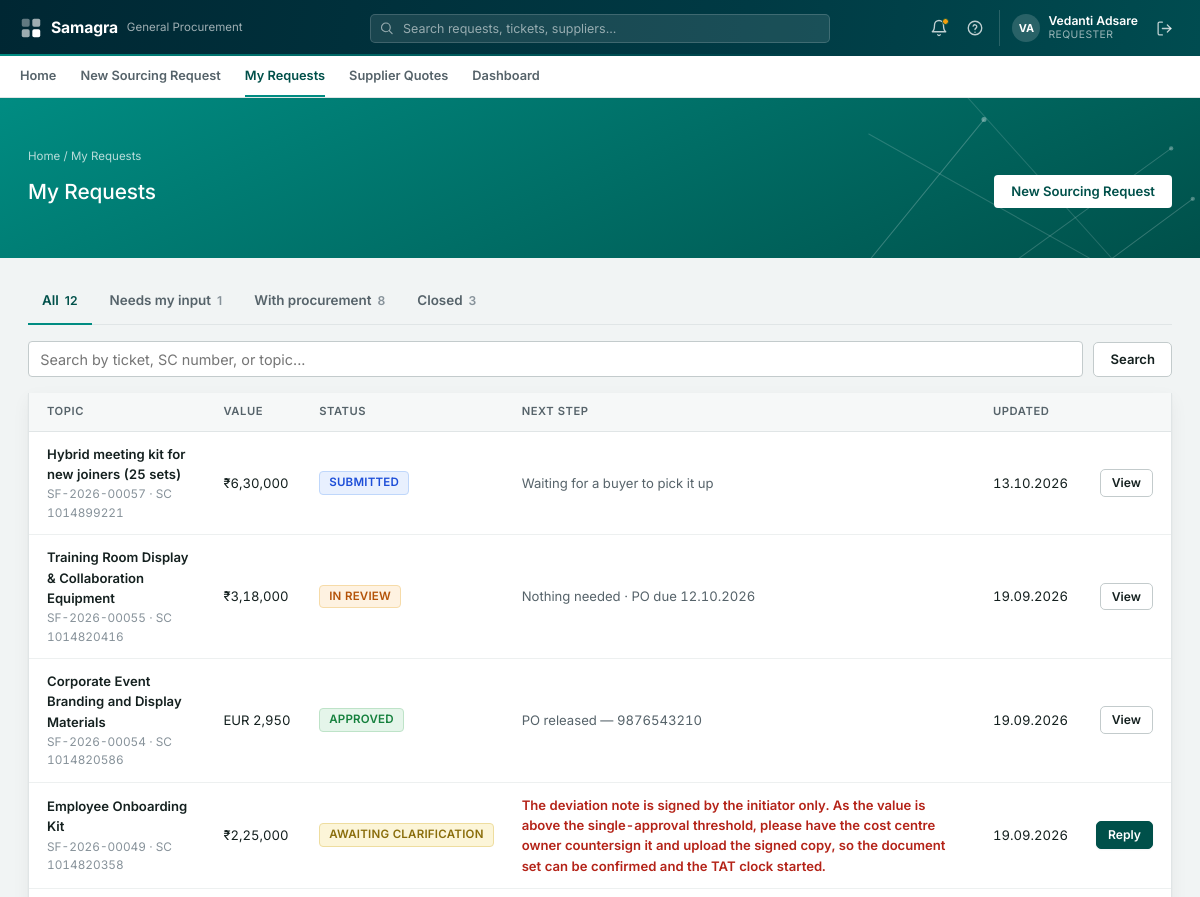
Page /requests (signed in, upper part) on the earlier database version.
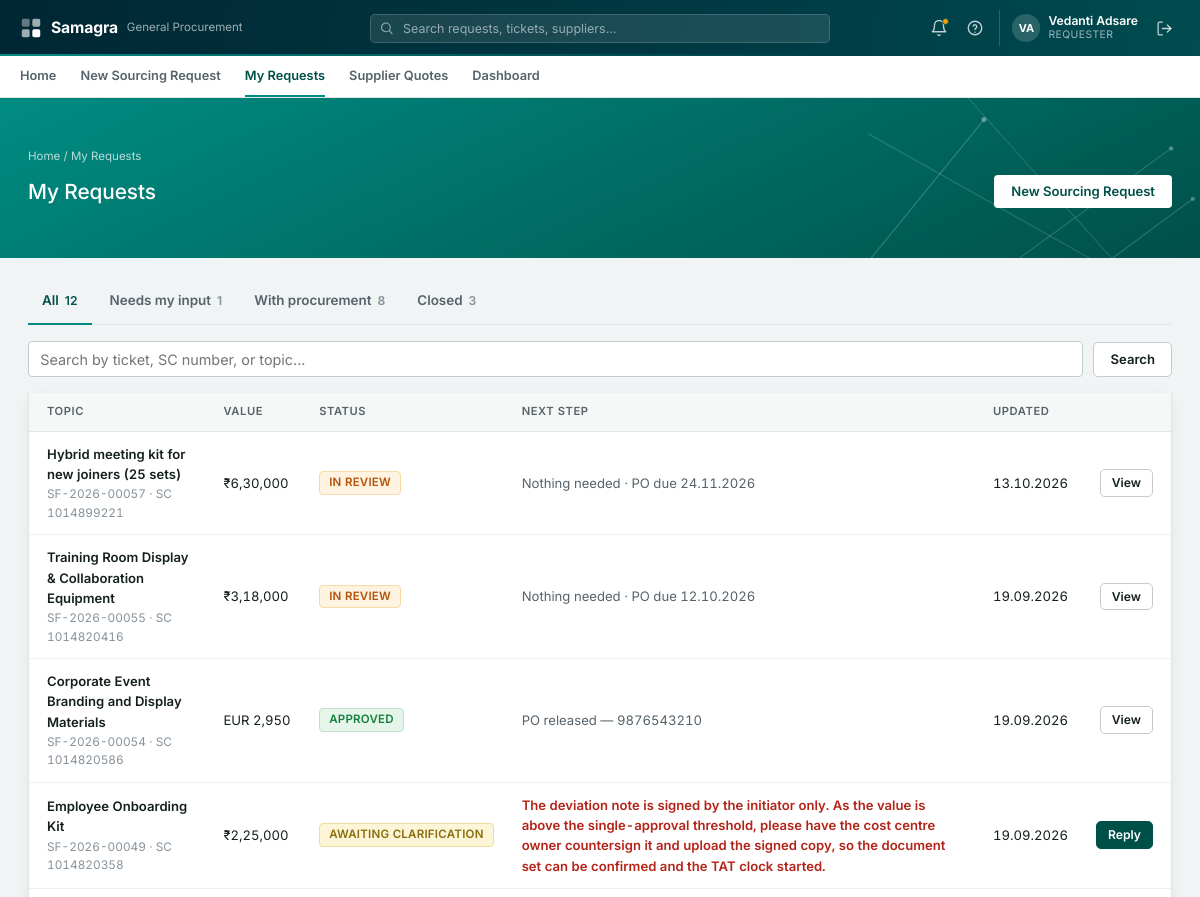
Same page on the later database version.
### tables this page shows
CREATE TABLE cases (
    id                          INTEGER PRIMARY KEY AUTOINCREMENT,
    ticket_no                   TEXT UNIQUE,
    sc_number                   TEXT NOT NULL UNIQUE,
    topic_title                 TEXT NOT NULL,
    description                 TEXT,
    requestor_name              TEXT NOT NULL,
    requestor_email             TEXT NOT NULL,
    requestor_contact           TEXT,
    is_on_behalf                INTEGER DEFAULT 0,
    submitted_by_name           TEXT,
    submitted_by_email          TEXT,
    requesting_dept             TEXT NOT NULL,
    requisitioning_bu           TEXT,
    expense_commodity           TEXT,
    delivery_location           TEXT,
    topic_value_inr             REAL NOT NULL,
    currency                    TEXT,
    tax_basis                   TEXT,
    fc_valid_till               DATE,
    date_required_by            DATE,
    submitted_at                TIMESTAMP NOT NULL,
    status                      TEXT NOT NULL,
    assigned_buyer              TEXT,
    final_corrected_docs_date   DATE,
    defined_tat                 INTEGER,
    expected_po_closure         DATE,
    case_folder                 TEXT NOT NULL,
    parse_status                TEXT,
    remarks_for_user            TEXT,
    remarks_for_buyer           TEXT,
    in_scope                    INTEGER DEFAULT 1
, cost_center TEXT, employee_code TEXT, user_id TEXT, sourcing_type TEXT DEFAULT 'Product', fx_rate REAL DEFAULT 1.0, topic_value_foreign REAL, delivery_from_date DATE, delivery_to_date DATE, mrm_conducted TEXT, mrm_reason TEXT, po_number TEXT, delivery_building TEXT, mrm_relevant TEXT, offer_analysis TEXT, offer_analysis_at TIMESTAMP, source TEXT DEFAULT 'portal', external_case_id TEXT, category TEXT, est_value REAL, est_currency TEXT, rfq_deadline DATE, external_status TEXT, sourcing_basis TEXT DEFAULT 'One-time sourcing', value_eur REAL, offer_comparison TEXT, brief TEXT, brief_at TIMESTAMP, brief_key TEXT, market_benchmark TEXT, market_benchmark_at TIMESTAMP, infosec_answers TEXT, infosec_required INTEGER);

CREATE TABLE audit_trail (
    id            INTEGER PRIMARY KEY AUTOINCREMENT,
    case_id       INTEGER NOT NULL REFERENCES cases(id),
    actor         TEXT NOT NULL,
    action        TEXT NOT NULL,
    detail        TEXT,
    created_at    TIMESTAMP NOT NULL
, visibility TEXT DEFAULT 'internal');

### routers/requester_routes.py (the view)
@router.get("/requests", response_class=HTMLResponse)
async def my_requests_list(request: Request, user=Depends(require_requester), q: str = ""):
    cases = db.list_cases({"requestor_email": user["email"]})
    if q.strip():
        needle = q.strip().lower()
        cases = [
            c for c in cases
            if needle in (c["ticket_no"] or "").lower()
            or needle in (c["sc_number"] or "").lower()
            or needle in (c["topic_title"] or "").lower()
        ]
    closed = db.closed_dates()
    counts = {"needs-input": 0, "with-procurement": 0, "completed": 0}
    for c in cases:
        clock = clock_for(c, closed.get(c["id"]))
        c["days_text"] = clock["text"]
        c["clock_sub"] = clock["sub"]
        c["clock_tone"] = clock["tone"]
        c["category"] = _list_category(c["status"])
        c["next_step"] = _next_step_text(c)
        audit = db.list_audit(c["id"])
        c["updated_at"] = audit[-1]["created_at"] if audit else c["submitted_at"]
        counts[c["category"]] += 1
    return templates.TemplateResponse(
        request,
        "requester/my_requests_list.html",
        {
            "user": user,
            "nav_page": "my_requests",
            "cases": cases,
            "q": q,
            "counts": counts,
        },
    )

### templates/requester/my_requests_list.html (shortened to what this page needs)
{% extends "base.html" %}
{% block hero %}
<div class="sf-hero-band">
    <div class="sf-hero-inner">
        <div class="sf-hero-breadcrumb">Home / My Requests</div>
        <div class="sf-hero-row">
            <div class="sf-hero-title-group">
                <h1 class="sf-hero-title">My Requests</h1>
            </div>
            <div class="sf-hero-actions">
                <a href="/requests/new" class="sf-hero-btn sf-hero-btn--solid">New Sourcing Request</a>
            </div>
        </div>
    </div>
</div>
{% endblock %}
{% block content %}
<div class="sf-list-tabs" data-list-tabs>
    <a href="#" class="sf-list-tabs__item active" data-tab-filter="all">All <span class="sf-list-tabs__count">{{ cases | length }}</span></a>
    <a href="#" class="sf-list-tabs__item" data-tab-filter="needs-input">Needs my input <span class="sf-list-tabs__count">{{ counts["needs-input"] }}</span></a>
    <a href="#" class="sf-list-tabs__item" data-tab-filter="with-procurement">With procurement <span class="sf-list-tabs__count">{{ counts["with-procurement"] }}</span></a>
    <a href="#" class="sf-list-tabs__item" data-tab-filter="completed">Closed <span class="sf-list-tabs__count">{{ counts["completed"] }}</span></a>
</div>
<form method="get" action="/requests" class="sf-filters" style="margin:16px 0;">
    <div class="sf-field sf-field--search" style="margin-bottom:0;">
        <input type="text" name="q" value="{{ q }}" placeholder="Search by ticket, SC number, or topic...">
    </div>
    <button type="submit" class="sf-btn sf-btn--secondary">Search</button>
</form>
{% if not cases %}
<div class="sf-card">
    <p class="sf-muted" style="margin:0;">
        {% if q %}No requests match "{{ q }}".{% else %}No requests found yet. Submit one from <strong>New Sourcing Request</strong>.{% endif %}
    </p>
</div>
{% else %}
<div class="sf-list-table-wrap">
<table class="sf-table">
    <thead>
        <tr><th>Topic</th><th>Value</th><th>Status</th><th>Next step</th><th>Updated</th><th></th></tr>
    </thead>
    <tbody>
    {% for c in cases %}
    <tr data-category="{{ c.category }}" data-href="/requests/{{ c.id }}" tabindex="0">
        <td><div class="sf-list-topic">{{ c.topic_title }}</div><div class="sf-list-topic__sub">{{ c.ticket_no }}{{ " · Frame contract" if c.sourcing_basis == "Frame contract" else (" · SC " ~ c.sc_number) }}</div></td>
        <td>{{ c | money }}</td>
        <td>{{ c.status | status_chip }}</td>
        <td class="sf-list-next {{ 'sf-list-next--urgent' if c.status == 'ENQUIRED' }}">{{ c.next_step }}</td>
        <td>{{ c.updated_at | date }}</td>
        <td>
            {% if c.status == "ENQUIRED" %}
            <a href="/requests/{{ c.id }}?tab=activity" class="sf-btn sf-btn--primary sf-btn--sm">Reply</a>
            {% else %}
            <a href="/requests/{{ c.id }}" class="sf-btn sf-btn--secondary sf-btn--sm">View</a>
            {% endif %}
        </td>
    </tr>
    {% endfor %}
    </tbody>
</table>
</div>
{% endif %}
{% endblock %}

Differences in the rows shown:
changed cases "Hybrid meeting kit for new joiners (25 sets)": status "SUBMITTED" → "IN_PROGRESS" (drawn); status|status_chip "SUBMITTED" → "IN REVIEW"; next_step "Waiting for a buyer to pick it up" → "Nothing needed · PO due 24.11.2026"
